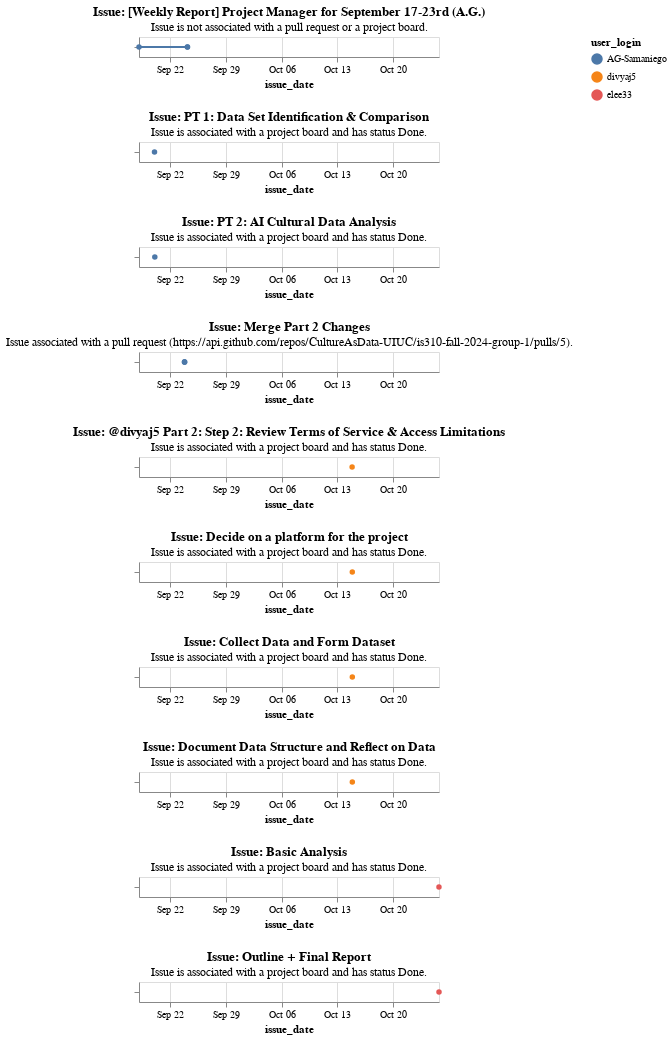

The notebook cell saved with this chart:
### Markdown cell above
### Issues and Project Management Over Time

### Code cell
# Once again melt the issues dataframe from wide to long format so that we can have all the issue dates in one column called issue_date
melted_issues_df = issues_df.melt(id_vars=['user.login', 'title', 'state', 'body', 'html_url', 'assignee', 'assignees_logins', 'labels', 'milestone', 'draft', 'comments', 'state_reason', 'closed_by.login', 'reactions.total_count', 'issue_duration', 'issue_associated_with_pull_request', 'pull_request.url', 'issue_status_on_project_board'], value_vars=['created_at', 'updated_at', 'closed_at'], var_name='issue_date_type', value_name='issue_date')

# Rename columns for because Altair does not let us use '.' in the column names
melted_issues_df = melted_issues_df.rename(columns={
    'user.login': 'user_login', 
    'closed_by.login': 'closed_by_login'
})

# Sort the DataFrame by issue_date
melted_issues_df = melted_issues_df.sort_values(by='issue_date')

# Get the unique issue titles
issue_titles = melted_issues_df['title'].unique().tolist()

# Initialize an empty list to store the charts
charts = []
# Loop through each issue title to create a chart for the issue
for title in issue_titles:
    # Create a selection so that we can highlight the contributions of each group member
    selection = alt.selection_point(fields=['user_login'], bind='legend')
    
    # Filter the DataFrame for the current issue title
    subset_data = melted_issues_df[melted_issues_df['title'] == title]
    
    # Initialize a list to store subtitles for the chart
    subtitle = []
    
    # Check if the issue is associated with a pull request
    has_pr = subset_data[subset_data['issue_associated_with_pull_request'] == True]
    if not has_pr.empty:
        # If the issue is associated with a pull request, get the URL of the pull request and add it to the subtitle
        pr_url = subset_data['pull_request.url'].unique()[0]
        subtitle.append(f"Issue associated with a pull request ({pr_url}).")
    
    # Check if the issue is associated with a project board
    has_project_board = subset_data[subset_data['issue_status_on_project_board'].notna()]
    if not has_project_board.empty:
        # If the issue is associated with a project board, get the status of the issue on the project board and add it to the subtitle
        board_status = subset_data['issue_status_on_project_board'].unique()[0]
        subtitle.append(f"Issue is associated with a project board and has status {board_status}.")
    
    # If no subtitles were added, add a default message
    if not subtitle:
        subtitle = "Issue is not associated with a pull request or a project board."
    
    # Create a line chart for the current issue title
    chart = alt.Chart(subset_data).mark_line(point=True).encode(
        x='issue_date:T', # Use the issue date as the x-axis
        y=alt.Y('title', axis=alt.Axis(title=None, labels=False)), # Use the title as the y-axis and don't show the axis labels or title since we have the title in the chart title
        color='user_login:N', # Color the lines by the user login
        tooltip=[
            'user_login', 'closed_by_login', 'yearmonthdatehoursminutes(issue_date)', 'issue_date_type', 
            'title', 'body', 'state', 'assignee', 'assignees_logins', 'html_url'
        ], # Show the user login, closed by login, issue date, issue date type, title, body, state, assignee, assignees logins, and HTML URL in the tooltip
        opacity=alt.condition(selection, alt.value(1), alt.value(0.1)) # Set the opacity to 1 if the user login is selected and 0.1 if not
    ).add_params(selection).properties(
        # Set the title of the chart to be the issue title and the subtitle to be the subtitles we created
        title=alt.Title(f"Issue: {title}", subtitle=subtitle)
    )
    
    # Append the chart to the list of charts
    charts.append(chart)

# Concatenate all the charts vertically and resolve the x-scale to be shared
alt.vconcat(*charts).resolve_scale(x='shared')

### Figure 1 — Vega-Lite specification as saved in the notebook (floating-point values rounded to 4 significant figures)
{"config": {"view": {"continuousWidth": 300, "continuousHeight": 300}}, "vconcat": [{"data": {"name": "data-cc7a198f44a9e89256302a178bd7d6da"}, "mark": {"type": "line", "point": true}, "encoding": {"color": {"field": "user_login", "type": "nominal"}, "opacity": {"condition": {"param": "param_4", "value": 1}, "value": 0.1}, "tooltip": [{"field": "user_login", "type": "nominal"}, {"field": "closed_by_login", "type": "nominal"}, {"field": "issue_date", "timeUnit": "yearmonthdatehoursminutes", "type": "temporal"}, {"field": "issue_date_type", "type": "nominal"}, {"field": "title", "type": "nominal"}, {"field": "body", "type": "nominal"}, {"field": "state", "type": "nominal"}, {"field": "assignee", "type": "quantitative"}, {"field": "assignees_logins", "type": "quantitative"}, {"field": "html_url", "type": "nominal"}], "x": {"field": "issue_date", "type": "temporal"}, "y": {"axis": {"labels": false, "title": null}, "field": "title", "type": "nominal"}}, "name": "view_4", "title": {"text": "Issue: [Weekly Report] Project Manager for September 17-23rd (A.G.)", "subtitle": "Issue is not associated with a pull request or a project board."}}, {"data": {"name": "data-afca83b5ba54589e27f7bb14d6f59b0f"}, "mark": {"type": "line", "point": true}, "encoding": {"color": {"field": "user_login", "type": "nominal"}, "opacity": {"condition": {"param": "param_5", "value": 1}, "value": 0.1}, "tooltip": [{"field": "user_login", "type": "nominal"}, {"field": "closed_by_login", "type": "quantitative"}, {"field": "issue_date", "timeUnit": "yearmonthdatehoursminutes", "type": "temporal"}, {"field": "issue_date_type", "type": "nominal"}, {"field": "title", "type": "nominal"}, {"field": "body", "type": "quantitative"}, {"field": "state", "type": "quantitative"}, {"field": "assignee", "type": "quantitative"}, {"field": "assignees_logins", "type": "quantitative"}, {"field": "html_url", "type": "nominal"}], "x": {"field": "issue_date", "type": "temporal"}, "y": {"axis": {"labels": false, "title": null}, "field": "title", "type": "nominal"}}, "name": "view_5", "title": {"text": "Issue: PT 1: Data Set Identification & Comparison", "subtitle": ["Issue is associated with a project board and has status Done."]}}, {"data": {"name": "data-b35fd05fb3843eb22fe3c458704ec0e2"}, "mark": {"type": "line", "point": true}, "encoding": {"color": {"field": "user_login", "type": "nominal"}, "opacity": {"condition": {"param": "param_6", "value": 1}, "value": 0.1}, "tooltip": [{"field": "user_login", "type": "nominal"}, {"field": "closed_by_login", "type": "quantitative"}, {"field": "issue_date", "timeUnit": "yearmonthdatehoursminutes", "type": "temporal"}, {"field": "issue_date_type", "type": "nominal"}, {"field": "title", "type": "nominal"}, {"field": "body", "type": "quantitative"}, {"field": "state", "type": "quantitative"}, {"field": "assignee", "type": "quantitative"}, {"field": "assignees_logins", "type": "quantitative"}, {"field": "html_url", "type": "nominal"}], "x": {"field": "issue_date", "type": "temporal"}, "y": {"axis": {"labels": false, "title": null}, "field": "title", "type": "nominal"}}, "name": "view_6", "title": {"text": "Issue: PT 2: AI Cultural Data Analysis", "subtitle": ["Issue is associated with a project board and has status Done."]}}, {"data": {"name": "data-2a1ef5ab97e8b552cf123156c6058d69"}, "mark": {"type": "line", "point": true}, "encoding": {"color": {"field": "user_login", "type": "nominal"}, "opacity": {"condition": {"param": "param_7", "value": 1}, "value": 0.1}, "tooltip": [{"field": "user_login", "type": "nominal"}, {"field": "closed_by_login", "type": "nominal"}, {"field": "issue_date", "timeUnit": "yearmonthdatehoursminutes", "type": "temporal"}, {"field": "issue_date_type", "type": "nominal"}, {"field": "title", "type": "nominal"}, {"field": "body", "type": "nominal"}, {"field": "state", "type": "nominal"}, {"field": "assignee", "type": "quantitative"}, {"field": "assignees_logins", "type": "quantitative"}, {"field": "html_url", "type": "nominal"}], "x": {"field": "issue_date", "type": "temporal"}, "y": {"axis": {"labels": false, "title": null}, "field": "title", "type": "nominal"}}, "name": "view_7", "title": {"text": "Issue: Merge Part 2 Changes", "subtitle": ["Issue associated with a pull request (https://api.github.com/repos/CultureAsData-UIUC/is310-fall-2024-group-1/pulls/5)."]}}, {"data": {"name": "data-e24d35feec3009ed38d6bd34661ea24d"}, "mark": {"type": "line", "point": true}, "encoding": {"color": {"field": "user_login", "type": "nominal"}, "opacity": {"condition": {"param": "param_8", "value": 1}, "value": 0.1}, "tooltip": [{"field": "user_login", "type": "nominal"}, {"field": "closed_by_login", "type": "quantitative"}, {"field": "issue_date", "timeUnit": "yearmonthdatehoursminutes", "type": "temporal"}, {"field": "issue_date_type", "type": "nominal"}, {"field": "title", "type": "nominal"}, {"field": "body", "type": "quantitative"}, {"field": "state", "type": "quantitative"}, {"field": "assignee", "type": "quantitative"}, {"field": "assignees_logins", "type": "quantitative"}, {"field": "html_url", "type": "nominal"}], "x": {"field": "issue_date", "type": "temporal"}, "y": {"axis": {"labels": false, "title": null}, "field": "title", "type": "nominal"}}, "name": "view_8", "title": {"text": "Issue: @divyaj5 Part 2: Step 2: Review Terms of Service & Access Limitations", "subtitle": ["Issue is associated with a project board and has status Done."]}}, {"data": {"name": "data-bf350d4f69304e9a9848430c39509b7c"}, "mark": {"type": "line", "point": true}, "encoding": {"color": {"field": "user_login", "type": "nominal"}, "opacity": {"condition": {"param": "param_9", "value": 1}, "value": 0.1}, "tooltip": [{"field": "user_login", "type": "nominal"}, {"field": "closed_by_login", "type": "quantitative"}, {"field": "issue_date", "timeUnit": "yearmonthdatehoursminutes", "type": "temporal"}, {"field": "issue_date_type", "type": "nominal"}, {"field": "title", "type": "nominal"}, {"field": "body", "type": "quantitative"}, {"field": "state", "type": "quantitative"}, {"field": "assignee", "type": "quantitative"}, {"field": "assignees_logins", "type": "quantitative"}, {"field": "html_url", "type": "nominal"}], "x": {"field": "issue_date", "type": "temporal"}, "y": {"axis": {"labels": false, "title": null}, "field": "title", "type": "nominal"}}, "name": "view_9", "title": {"text": "Issue: Decide on a platform for the project", "subtitle": ["Issue is associated with a project board and has status Done."]}}, {"data": {"name": "data-e13c71d82d1b09568f85967c6aa39b2b"}, "mark": {"type": "line", "point": true}, "encoding": {"color": {"field": "user_login", "type": "nominal"}, "opacity": {"condition": {"param": "param_10", "value": 1}, "value": 0.1}, "tooltip": [{"field": "user_login", "type": "nominal"}, {"field": "closed_by_login", "type": "quantitative"}, {"field": "issue_date", "timeUnit": "yearmonthdatehoursminutes", "type": "temporal"}, {"field": "issue_date_type", "type": "nominal"}, {"field": "title", "type": "nominal"}, {"field": "body", "type": "quantitative"}, {"field": "state", "type": "quantitative"}, {"field": "assignee", "type": "quantitative"}, {"field": "assignees_logins", "type": "quantitative"}, {"field": "html_url", "type": "nominal"}], "x": {"field": "issue_date", "type": "temporal"}, "y": {"axis": {"labels": false, "title": null}, "field": "title", "type": "nominal"}}, "name": "view_10", "title": {"text": "Issue: Collect Data and Form Dataset", "subtitle": ["Issue is associated with a project board and has status Done."]}}, {"data": {"name": "data-841dba212a91abcf3f83b510b7514a5b"}, "mark": {"type": "line", "point": true}, "encoding": {"color": {"field": "user_login", "type": "nominal"}, "opacity": {"condition": {"param": "param_11", "value": 1}, "value": 0.1}, "tooltip": [{"field": "user_login", "type": "nominal"}, {"field": "closed_by_login", "type": "quantitative"}, {"field": "issue_date", "timeUnit": "yearmonthdatehoursminutes", "type": "temporal"}, {"field": "issue_date_type", "type": "nominal"}, {"field": "title", "type": "nominal"}, {"field": "body", "type": "quantitative"}, {"field": "state", "type": "quantitative"}, {"field": "assignee", "type": "quantitative"}, {"field": "assignees_logins", "type": "quantitative"}, {"field": "html_url", "type": "nominal"}], "x": {"field": "issue_date", "type": "temporal"}, "y": {"axis": {"labels": false, "title": null}, "field": "title", "type": "nominal"}}, "name": "view_11", "title": {"text": "Issue: Document Data Structure and Reflect on Data", "subtitle": ["Issue is associated with a project board and has status Done."]}}, {"data": {"name": "data-2a900e2a2dc53a22634e28aaf4f3c05f"}, "mark": {"type": "line", "point": true}, "encoding": {"color": {"field": "user_login", "type": "nominal"}, "opacity": {"condition": {"param": "param_12", "value": 1}, "value": 0.1}, "tooltip": [{"field": "user_login", "type": "nominal"}, {"field": "closed_by_login", "type": "quantitative"}, {"field": "issue_date", "timeUnit": "yearmonthdatehoursminutes", "type": "temporal"}, {"field": "issue_date_type", "type": "nominal"}, {"field": "title", "type": "nominal"}, {"field": "body", "type": "quantitative"}, {"field": "state", "type": "quantitative"}, {"field": "assignee", "type": "quantitative"}, {"field": "assignees_logins", "type": "quantitative"}, {"field": "html_url", "type": "nominal"}], "x": {"field": "issue_date", "type": "temporal"}, "y": {"axis": {"labels": false, "title": null}, "field": "title", "type": "nominal"}}, "name": "view_12", "title": {"text": "Issue: Basic Analysis", "subtitle": ["Issue is associated with a project board and has status Done."]}}, {"data": {"name": "data-a7d94d8b6a34fe3bd808da2608f83b7e"}, "mark": {"type": "line", "point": true}, "encoding": {"color": {"field": "user_login", "type": "nominal"}, "opacity": {"condition": {"param": "param_13", "value": 1}, "value": 0.1}, "tooltip": [{"field": "user_login", "type": "nominal"}, {"field": "closed_by_login", "type": "quantitative"}, {"field": "issue_date", "timeUnit": "yearmonthdatehoursminutes", "type": "temporal"}, {"field": "issue_date_type", "type": "nominal"}, {"field": "title", "type": "nominal"}, {"field": "body", "type": "quantitative"}, {"field": "state", "type": "quantitative"}, {"field": "assignee", "type": "quantitative"}, {"field": "assignees_logins", "type": "quantitative"}, {"field": "html_url", "type": "nominal"}], "x": {"field": "issue_date", "type": "temporal"}, "y": {"axis": {"labels": false, "title": null}, "field": "title", "type": "nominal"}}, "name": "view_13", "title": {"text": "Issue: Outline + Final Report", "subtitle": ["Issue is associated with a project board and has status Done."]}}], "params": [{"name": "param_4", "select": {"type": "point", "fields": ["user_login"]}, "bind": "legend", "views": ["view_4"]}, {"name": "param_5", "select": {"type": "point", "fields": ["user_login"]}, "bind": "legend", "views": ["view_5"]}, {"name": "param_6", "select": {"type": "point", "fields": ["user_login"]}, "bind": "legend", "views": ["view_6"]}, {"name": "param_7", "select": {"type": "point", "fields": ["user_login"]}, "bind": "legend", "views": ["view_7"]}, {"name": "param_8", "select": {"type": "point", "fields": ["user_login"]}, "bind": "legend", "views": ["view_8"]}, {"name": "param_9", "select": {"type": "point", "fields": ["user_login"]}, "bind": "legend", "views": ["view_9"]}, {"name": "param_10", "select": {"type": "point", "fields": ["user_login"]}, "bind": "legend", "views": ["view_10"]}, {"name": "param_11", "select": {"type": "point", "fields": ["user_login"]}, "bind": "legend", "views": ["view_11"]}, {"name": "param_12", "select": {"type": "point", "fields": ["user_login"]}, "bind": "legend", "views": ["view_12"]}, {"name": "param_13", "select": {"type": "point", "fields": ["user_login"]}, "bind": "legend", "views": ["view_13"]}], "resolve": {"scale": {"x": "shared"}}, "$schema": "https://vega.github.io/schema/vega-lite/v5.20.1.json", "datasets": {"data-cc7a198f44a9e89256302a178bd7d6da": [{"user_login": "AG-Samaniego", "title": "[Weekly Report] Project Manager for September 17-23rd (A.G.)", "state": "closed", "body": "# Project Manager Weekly Report\r\n\r\n## Weekly Checklist\r\n\r\n- [x] Created a weekly report for the group project\r\n- [x] Moved brainstorming documents into repo\r\n- [x] Collect potential data sources for Adobe Flash Media and paste the links into the repo\r\n- [x] Complete questions for Pt 2\r\n- [x] Draft project proposal\r\n- [x] Complete and close issue\r\n\r\n## Weekly Summary:\r\n\r\n> What were the goals for this week for the group project?\r\n- Find data sources or archives for Adobe flash media\r\n- Refine our research question\r\n- Brainstorm how to scale our research, and how to tackle access limitations (ex: Flashpoint only having a search function)\r\n\r\n> What has been accomplished?\r\n- **Data sources found**: We will be using Flashpoint Archive to source our pre-2011 and post-2011 Flash games\r\n- **Decided our research question**: \"What patterns in the portrayals of gender arise in Adobe Flash games pre-2011 and post-2011?\"\r\n\r\n> Any problems or issues that need resolving?\r\n- Ellis can't push onto the repo, and we don't know why?\r\n     - Will be figuring out in class on Tuesday\r\n- Need to figure out how we will parse through Flashpoint archive, given that the games are not indexed in pages or categorized into any game category\r\n\r\n## Next Week's Goals:\r\n\r\n> What are the goals for the upcoming week?\r\n- Determine how we will collect data through Flashpoint archive\r\n- Figure out how to run Flashpoint from our local machines\r\n- Test some of the games in the archive, check which ones work\r\n- See if we can webscrape some of the tabular data\r\n\r\n> Who is assigned to what tasks?\r\n- Next PM: Divya Jain\r\n\r\n## Notes/Additional Information:\r\n*Optional additional information*\r\n\r\n- Anything else to highlight?", "html_url": "https://github.com/CultureAsData-UIUC/is310-fall-2024-group-1/issues/2", "assignee": null, "assignees_logins": null, "labels": "[]", "milestone": null, "draft": NaN, "comments": 1.0, "state_reason": "completed", "closed_by_login": "AG-Samaniego", "reactions.total_count": 0.0, "issue_duration": 6.0, "issue_associated_with_pull_request": false, "pull_request.url": NaN, "issue_status_on_project_board": NaN, "issue_date_type": "created_at", "issue_date": "2024-09-18 02:25:24+00:00"}, {"user_login": "AG-Samaniego", "title": "[Weekly Report] Project Manager for September 17-23rd (A.G.)", "state": "closed", "body": "# Project Manager Weekly Report\r\n\r\n## Weekly Checklist\r\n\r\n- [x] Created a weekly report for the group project\r\n- [x] Moved brainstorming documents into repo\r\n- [x] Collect potential data sources for Adobe Flash Media and paste the links into the repo\r\n- [x] Complete questions for Pt 2\r\n- [x] Draft project proposal\r\n- [x] Complete and close issue\r\n\r\n## Weekly Summary:\r\n\r\n> What were the goals for this week for the group project?\r\n- Find data sources or archives for Adobe flash media\r\n- Refine our research question\r\n- Brainstorm how to scale our research, and how to tackle access limitations (ex: Flashpoint only having a search function)\r\n\r\n> What has been accomplished?\r\n- **Data sources found**: We will be using Flashpoint Archive to source our pre-2011 and post-2011 Flash games\r\n- **Decided our research question**: \"What patterns in the portrayals of gender arise in Adobe Flash games pre-2011 and post-2011?\"\r\n\r\n> Any problems or issues that need resolving?\r\n- Ellis can't push onto the repo, and we don't know why?\r\n     - Will be figuring out in class on Tuesday\r\n- Need to figure out how we will parse through Flashpoint archive, given that the games are not indexed in pages or categorized into any game category\r\n\r\n## Next Week's Goals:\r\n\r\n> What are the goals for the upcoming week?\r\n- Determine how we will collect data through Flashpoint archive\r\n- Figure out how to run Flashpoint from our local machines\r\n- Test some of the games in the archive, check which ones work\r\n- See if we can webscrape some of the tabular data\r\n\r\n> Who is assigned to what tasks?\r\n- Next PM: Divya Jain\r\n\r\n## Notes/Additional Information:\r\n*Optional additional information*\r\n\r\n- Anything else to highlight?", "html_url": "https://github.com/CultureAsData-UIUC/is310-fall-2024-group-1/issues/2", "assignee": null, "assignees_logins": null, "labels": "[]", "milestone": null, "draft": NaN, "comments": 1.0, "state_reason": "completed", "closed_by_login": "AG-Samaniego", "reactions.total_count": 0.0, "issue_duration": 6.0, "issue_associated_with_pull_request": false, "pull_request.url": NaN, "issue_status_on_project_board": NaN, "issue_date_type": "closed_at", "issue_date": "2024-09-24 04:15:48+00:00"}, {"user_login": "AG-Samaniego", "title": "[Weekly Report] Project Manager for September 17-23rd (A.G.)", "state": "closed", "body": "# Project Manager Weekly Report\r\n\r\n## Weekly Checklist\r\n\r\n- [x] Created a weekly report for the group project\r\n- [x] Moved brainstorming documents into repo\r\n- [x] Collect potential data sources for Adobe Flash Media and paste the links into the repo\r\n- [x] Complete questions for Pt 2\r\n- [x] Draft project proposal\r\n- [x] Complete and close issue\r\n\r\n## Weekly Summary:\r\n\r\n> What were the goals for this week for the group project?\r\n- Find data sources or archives for Adobe flash media\r\n- Refine our research question\r\n- Brainstorm how to scale our research, and how to tackle access limitations (ex: Flashpoint only having a search function)\r\n\r\n> What has been accomplished?\r\n- **Data sources found**: We will be using Flashpoint Archive to source our pre-2011 and post-2011 Flash games\r\n- **Decided our research question**: \"What patterns in the portrayals of gender arise in Adobe Flash games pre-2011 and post-2011?\"\r\n\r\n> Any problems or issues that need resolving?\r\n- Ellis can't push onto the repo, and we don't know why?\r\n     - Will be figuring out in class on Tuesday\r\n- Need to figure out how we will parse through Flashpoint archive, given that the games are not indexed in pages or categorized into any game category\r\n\r\n## Next Week's Goals:\r\n\r\n> What are the goals for the upcoming week?\r\n- Determine how we will collect data through Flashpoint archive\r\n- Figure out how to run Flashpoint from our local machines\r\n- Test some of the games in the archive, check which ones work\r\n- See if we can webscrape some of the tabular data\r\n\r\n> Who is assigned to what tasks?\r\n- Next PM: Divya Jain\r\n\r\n## Notes/Additional Information:\r\n*Optional additional information*\r\n\r\n- Anything else to highlight?", "html_url": "https://github.com/CultureAsData-UIUC/is310-fall-2024-group-1/issues/2", "assignee": null, "assignees_logins": null, "labels": "[]", "milestone": null, "draft": NaN, "comments": 1.0, "state_reason": "completed", "closed_by_login": "AG-Samaniego", "reactions.total_count": 0.0, "issue_duration": 6.0, "issue_associated_with_pull_request": false, "pull_request.url": NaN, "issue_status_on_project_board": NaN, "issue_date_type": "updated_at", "issue_date": "2024-09-24 04:15:49+00:00"}], "data-afca83b5ba54589e27f7bb14d6f59b0f": [{"user_login": "AG-Samaniego", "title": "PT 1: Data Set Identification & Comparison", "state": NaN, "body": NaN, "html_url": "https://github.com/CultureAsData-UIUC/is310-fall-2024-group-1/issues/3", "assignee": null, "assignees_logins": null, "labels": NaN, "milestone": null, "draft": NaN, "comments": null, "state_reason": NaN, "closed_by_login": NaN, "reactions.total_count": null, "issue_duration": null, "issue_associated_with_pull_request": false, "pull_request.url": NaN, "issue_status_on_project_board": "Done", "issue_date_type": "created_at", "issue_date": "2024-09-20 01:06:11+00:00"}, {"user_login": "AG-Samaniego", "title": "PT 1: Data Set Identification & Comparison", "state": NaN, "body": NaN, "html_url": "https://github.com/CultureAsData-UIUC/is310-fall-2024-group-1/issues/3", "assignee": null, "assignees_logins": null, "labels": NaN, "milestone": null, "draft": NaN, "comments": null, "state_reason": NaN, "closed_by_login": NaN, "reactions.total_count": null, "issue_duration": null, "issue_associated_with_pull_request": false, "pull_request.url": NaN, "issue_status_on_project_board": "Done", "issue_date_type": "updated_at", "issue_date": null}, {"user_login": "AG-Samaniego", "title": "PT 1: Data Set Identification & Comparison", "state": NaN, "body": NaN, "html_url": "https://github.com/CultureAsData-UIUC/is310-fall-2024-group-1/issues/3", "assignee": null, "assignees_logins": null, "labels": NaN, "milestone": null, "draft": NaN, "comments": null, "state_reason": NaN, "closed_by_login": NaN, "reactions.total_count": null, "issue_duration": null, "issue_associated_with_pull_request": false, "pull_request.url": NaN, "issue_status_on_project_board": "Done", "issue_date_type": "closed_at", "issue_date": null}], "data-b35fd05fb3843eb22fe3c458704ec0e2": [{"user_login": "AG-Samaniego", "title": "PT 2: AI Cultural Data Analysis", "state": NaN, "body": NaN, "html_url": "https://github.com/CultureAsData-UIUC/is310-fall-2024-group-1/issues/4", "assignee": null, "assignees_logins": null, "labels": NaN, "milestone": null, "draft": NaN, "comments": null, "state_reason": NaN, "closed_by_login": NaN, "reactions.total_count": null, "issue_duration": null, "issue_associated_with_pull_request": false, "pull_request.url": NaN, "issue_status_on_project_board": "Done", "issue_date_type": "created_at", "issue_date": "2024-09-20 02:03:00+00:00"}, {"user_login": "AG-Samaniego", "title": "PT 2: AI Cultural Data Analysis", "state": NaN, "body": NaN, "html_url": "https://github.com/CultureAsData-UIUC/is310-fall-2024-group-1/issues/4", "assignee": null, "assignees_logins": null, "labels": NaN, "milestone": null, "draft": NaN, "comments": null, "state_reason": NaN, "closed_by_login": NaN, "reactions.total_count": null, "issue_duration": null, "issue_associated_with_pull_request": false, "pull_request.url": NaN, "issue_status_on_project_board": "Done", "issue_date_type": "updated_at", "issue_date": null}, {"user_login": "AG-Samaniego", "title": "PT 2: AI Cultural Data Analysis", "state": NaN, "body": NaN, "html_url": "https://github.com/CultureAsData-UIUC/is310-fall-2024-group-1/issues/4", "assignee": null, "assignees_logins": null, "labels": NaN, "milestone": null, "draft": NaN, "comments": null, "state_reason": NaN, "closed_by_login": NaN, "reactions.total_count": null, "issue_duration": null, "issue_associated_with_pull_request": false, "pull_request.url": NaN, "issue_status_on_project_board": "Done", "issue_date_type": "closed_at", "issue_date": null}], "data-2a1ef5ab97e8b552cf123156c6058d69": [{"user_login": "AG-Samaniego", "title": "Merge Part 2 Changes", "state": "closed", "body": "Part 2 questions & images have been completed; wanting to merge updates into main branch", "html_url": "https://github.com/CultureAsData-UIUC/is310-fall-2024-group-1/pull/5", "assignee": null, "assignees_logins": null, "labels": "[]", "milestone": null, "draft": false, "comments": 0.0, "state_reason": NaN, "closed_by_login": "AG-Samaniego", "reactions.total_count": 0.0, "issue_duration": 0.0, "issue_associated_with_pull_request": true, "pull_request.url": "https://api.github.com/repos/CultureAsData-UIUC/is310-fall-2024-group-1/pulls/5", "issue_status_on_project_board": NaN, "issue_date_type": "created_at", "issue_date": "2024-09-23 19:32:15+00:00"}, {"user_login": "AG-Samaniego", "title": "Merge Part 2 Changes", "state": "closed", "body": "Part 2 questions & images have been completed; wanting to merge updates into main branch", "html_url": "https://github.com/CultureAsData-UIUC/is310-fall-2024-group-1/pull/5", "assignee": null, "assignees_logins": null, "labels": "[]", "milestone": null, "draft": false, "comments": 0.0, "state_reason": NaN, "closed_by_login": "AG-Samaniego", "reactions.total_count": 0.0, "issue_duration": 0.0, "issue_associated_with_pull_request": true, "pull_request.url": "https://api.github.com/repos/CultureAsData-UIUC/is310-fall-2024-group-1/pulls/5", "issue_status_on_project_board": NaN, "issue_date_type": "updated_at", "issue_date": "2024-09-23 19:32:32+00:00"}, {"user_login": "AG-Samaniego", "title": "Merge Part 2 Changes", "state": "closed", "body": "Part 2 questions & images have been completed; wanting to merge updates into main branch", "html_url": "https://github.com/CultureAsData-UIUC/is310-fall-2024-group-1/pull/5", "assignee": null, "assignees_logins": null, "labels": "[]", "milestone": null, "draft": false, "comments": 0.0, "state_reason": NaN, "closed_by_login": "AG-Samaniego", "reactions.total_count": 0.0, "issue_duration": 0.0, "issue_associated_with_pull_request": true, "pull_request.url": "https://api.github.com/repos/CultureAsData-UIUC/is310-fall-2024-group-1/pulls/5", "issue_status_on_project_board": NaN, "issue_date_type": "closed_at", "issue_date": "2024-09-23 19:32:32+00:00"}], "data-e24d35feec3009ed38d6bd34661ea24d": [{"user_login": "divyaj5", "title": "@divyaj5 Part 2: Step 2: Review Terms of Service & Access Limitations", "state": NaN, "body": NaN, "html_url": "https://github.com/CultureAsData-UIUC/is310-fall-2024-group-1/issues/7", "assignee": null, "assignees_logins": null, "labels": NaN, "milestone": null, "draft": NaN, "comments": null, "state_reason": NaN, "closed_by_login": NaN, "reactions.total_count": null, "issue_duration": null, "issue_associated_with_pull_request": false, "pull_request.url": NaN, "issue_status_on_project_board": "Done", "issue_date_type": "created_at", "issue_date": "2024-10-14 19:58:45+00:00"}, {"user_login": "divyaj5", "title": "@divyaj5 Part 2: Step 2: Review Terms of Service & Access Limitations", "state": NaN, "body": NaN, "html_url": "https://github.com/CultureAsData-UIUC/is310-fall-2024-group-1/issues/7", "assignee": null, "assignees_logins": null, "labels": NaN, "milestone": null, "draft": NaN, "comments": null, "state_reason": NaN, "closed_by_login": NaN, "reactions.total_count": null, "issue_duration": null, "issue_associated_with_pull_request": false, "pull_request.url": NaN, "issue_status_on_project_board": "Done", "issue_date_type": "updated_at", "issue_date": null}, {"user_login": "divyaj5", "title": "@divyaj5 Part 2: Step 2: Review Terms of Service & Access Limitations", "state": NaN, "body": NaN, "html_url": "https://github.com/CultureAsData-UIUC/is310-fall-2024-group-1/issues/7", "assignee": null, "assignees_logins": null, "labels": NaN, "milestone": null, "draft": NaN, "comments": null, "state_reason": NaN, "closed_by_login": NaN, "reactions.total_count": null, "issue_duration": null, "issue_associated_with_pull_request": false, "pull_request.url": NaN, "issue_status_on_project_board": "Done", "issue_date_type": "closed_at", "issue_date": null}], "data-bf350d4f69304e9a9848430c39509b7c": [{"user_login": "divyaj5", "title": "Decide on a platform for the project", "state": NaN, "body": NaN, "html_url": "https://github.com/CultureAsData-UIUC/is310-fall-2024-group-1/issues/8", "assignee": null, "assignees_logins": null, "labels": NaN, "milestone": null, "draft": NaN, "comments": null, "state_reason": NaN, "closed_by_login": NaN, "reactions.total_count": null, "issue_duration": null, "issue_associated_with_pull_request": false, "pull_request.url": NaN, "issue_status_on_project_board": "Done", "issue_date_type": "created_at", "issue_date": "2024-10-14 20:34:06+00:00"}, {"user_login": "divyaj5", "title": "Decide on a platform for the project", "state": NaN, "body": NaN, "html_url": "https://github.com/CultureAsData-UIUC/is310-fall-2024-group-1/issues/8", "assignee": null, "assignees_logins": null, "labels": NaN, "milestone": null, "draft": NaN, "comments": null, "state_reason": NaN, "closed_by_login": NaN, "reactions.total_count": null, "issue_duration": null, "issue_associated_with_pull_request": false, "pull_request.url": NaN, "issue_status_on_project_board": "Done", "issue_date_type": "updated_at", "issue_date": null}, {"user_login": "divyaj5", "title": "Decide on a platform for the project", "state": NaN, "body": NaN, "html_url": "https://github.com/CultureAsData-UIUC/is310-fall-2024-group-1/issues/8", "assignee": null, "assignees_logins": null, "labels": NaN, "milestone": null, "draft": NaN, "comments": null, "state_reason": NaN, "closed_by_login": NaN, "reactions.total_count": null, "issue_duration": null, "issue_associated_with_pull_request": false, "pull_request.url": NaN, "issue_status_on_project_board": "Done", "issue_date_type": "closed_at", "issue_date": null}], "data-e13c71d82d1b09568f85967c6aa39b2b": [{"user_login": "divyaj5", "title": "Collect Data and Form Dataset", "state": NaN, "body": NaN, "html_url": "https://github.com/CultureAsData-UIUC/is310-fall-2024-group-1/issues/9", "assignee": null, "assignees_logins": null, "labels": NaN, "milestone": null, "draft": NaN, "comments": null, "state_reason": NaN, "closed_by_login": NaN, "reactions.total_count": null, "issue_duration": null, "issue_associated_with_pull_request": false, "pull_request.url": NaN, "issue_status_on_project_board": "Done", "issue_date_type": "created_at", "issue_date": "2024-10-14 20:37:49+00:00"}, {"user_login": "divyaj5", "title": "Collect Data and Form Dataset", "state": NaN, "body": NaN, "html_url": "https://github.com/CultureAsData-UIUC/is310-fall-2024-group-1/issues/9", "assignee": null, "assignees_logins": null, "labels": NaN, "milestone": null, "draft": NaN, "comments": null, "state_reason": NaN, "closed_by_login": NaN, "reactions.total_count": null, "issue_duration": null, "issue_associated_with_pull_request": false, "pull_request.url": NaN, "issue_status_on_project_board": "Done", "issue_date_type": "updated_at", "issue_date": null}, {"user_login": "divyaj5", "title": "Collect Data and Form Dataset", "state": NaN, "body": NaN, "html_url": "https://github.com/CultureAsData-UIUC/is310-fall-2024-group-1/issues/9", "assignee": null, "assignees_logins": null, "labels": NaN, "milestone": null, "draft": NaN, "comments": null, "state_reason": NaN, "closed_by_login": NaN, "reactions.total_count": null, "issue_duration": null, "issue_associated_with_pull_request": false, "pull_request.url": NaN, "issue_status_on_project_board": "Done", "issue_date_type": "closed_at", "issue_date": null}], "data-841dba212a91abcf3f83b510b7514a5b": [{"user_login": "divyaj5", "title": "Document Data Structure and Reflect on Data", "state": NaN, "body": NaN, "html_url": "https://github.com/CultureAsData-UIUC/is310-fall-2024-group-1/issues/10", "assignee": null, "assignees_logins": null, "labels": NaN, "milestone": null, "draft": NaN, "comments": null, "state_reason": NaN, "closed_by_login": NaN, "reactions.total_count": null, "issue_duration": null, "issue_associated_with_pull_request": false, "pull_request.url": NaN, "issue_status_on_project_board": "Done", "issue_date_type": "created_at", "issue_date": "2024-10-14 20:39:07+00:00"}, {"user_login": "divyaj5", "title": "Document Data Structure and Reflect on Data", "state": NaN, "body": NaN, "html_url": "https://github.com/CultureAsData-UIUC/is310-fall-2024-group-1/issues/10", "assignee": null, "assignees_logins": null, "labels": NaN, "milestone": null, "draft": NaN, "comments": null, "state_reason": NaN, "closed_by_login": NaN, "reactions.total_count": null, "issue_duration": null, "issue_associated_with_pull_request": false, "pull_request.url": NaN, "issue_status_on_project_board": "Done", "issue_date_type": "updated_at", "issue_date": null}, {"user_login": "divyaj5", "title": "Document Data Structure and Reflect on Data", "state": NaN, "body": NaN, "html_url": "https://github.com/CultureAsData-UIUC/is310-fall-2024-group-1/issues/10", "assignee": null, "assignees_logins": null, "labels": NaN, "milestone": null, "draft": NaN, "comments": null, "state_reason": NaN, "closed_by_login": NaN, "reactions.total_count": null, "issue_duration": null, "issue_associated_with_pull_request": false, "pull_request.url": NaN, "issue_status_on_project_board": "Done", "issue_date_type": "closed_at", "issue_date": null}], "data-2a900e2a2dc53a22634e28aaf4f3c05f": [{"user_login": "elee33", "title": "Basic Analysis", "state": NaN, "body": NaN, "html_url": "https://github.com/CultureAsData-UIUC/is310-fall-2024-group-1/issues/11", "assignee": null, "assignees_logins": null, "labels": NaN, "milestone": null, "draft": NaN, "comments": null, "state_reason": NaN, "closed_by_login": NaN, "reactions.total_count": null, "issue_duration": null, "issue_associated_with_pull_request": false, "pull_request.url": NaN, "issue_status_on_project_board": "Done", "issue_date_type": "created_at", "issue_date": "2024-10-25 17:29:51+00:00"}, {"user_login": "elee33", "title": "Basic Analysis", "state": NaN, "body": NaN, "html_url": "https://github.com/CultureAsData-UIUC/is310-fall-2024-group-1/issues/11", "assignee": null, "assignees_logins": null, "labels": NaN, "milestone": null, "draft": NaN, "comments": null, "state_reason": NaN, "closed_by_login": NaN, "reactions.total_count": null, "issue_duration": null, "issue_associated_with_pull_request": false, "pull_request.url": NaN, "issue_status_on_project_board": "Done", "issue_date_type": "updated_at", "issue_date": null}, {"user_login": "elee33", "title": "Basic Analysis", "state": NaN, "body": NaN, "html_url": "https://github.com/CultureAsData-UIUC/is310-fall-2024-group-1/issues/11", "assignee": null, "assignees_logins": null, "labels": NaN, "milestone": null, "draft": NaN, "comments": null, "state_reason": NaN, "closed_by_login": NaN, "reactions.total_count": null, "issue_duration": null, "issue_associated_with_pull_request": false, "pull_request.url": NaN, "issue_status_on_project_board": "Done", "issue_date_type": "closed_at", "issue_date": null}], "data-a7d94d8b6a34fe3bd808da2608f83b7e": [{"user_login": "elee33", "title": "Outline + Final Report", "state": NaN, "body": NaN, "html_url": "https://github.com/CultureAsData-UIUC/is310-fall-2024-group-1/issues/12", "assignee": null, "assignees_logins": null, "labels": NaN, "milestone": null, "draft": NaN, "comments": null, "state_reason": NaN, "closed_by_login": NaN, "reactions.total_count": null, "issue_duration": null, "issue_associated_with_pull_request": false, "pull_request.url": NaN, "issue_status_on_project_board": "Done", "issue_date_type": "created_at", "issue_date": "2024-10-25 17:34:27+00:00"}, {"user_login": "elee33", "title": "Outline + Final Report", "state": NaN, "body": NaN, "html_url": "https://github.com/CultureAsData-UIUC/is310-fall-2024-group-1/issues/12", "assignee": null, "assignees_logins": null, "labels": NaN, "milestone": null, "draft": NaN, "comments": null, "state_reason": NaN, "closed_by_login": NaN, "reactions.total_count": null, "issue_duration": null, "issue_associated_with_pull_request": false, "pull_request.url": NaN, "issue_status_on_project_board": "Done", "issue_date_type": "updated_at", "issue_date": null}, {"user_login": "elee33", "title": "Outline + Final Report", "state": NaN, "body": NaN, "html_url": "https://github.com/CultureAsData-UIUC/is310-fall-2024-group-1/issues/12", "assignee": null, "assignees_logins": null, "labels": NaN, "milestone": null, "draft": NaN, "comments": null, "state_reason": NaN, "closed_by_login": NaN, "reactions.total_count": null, "issue_duration": null, "issue_associated_with_pull_request": false, "pull_request.url": NaN, "issue_status_on_project_board": "Done", "issue_date_type": "closed_at", "issue_date": null}]}}
